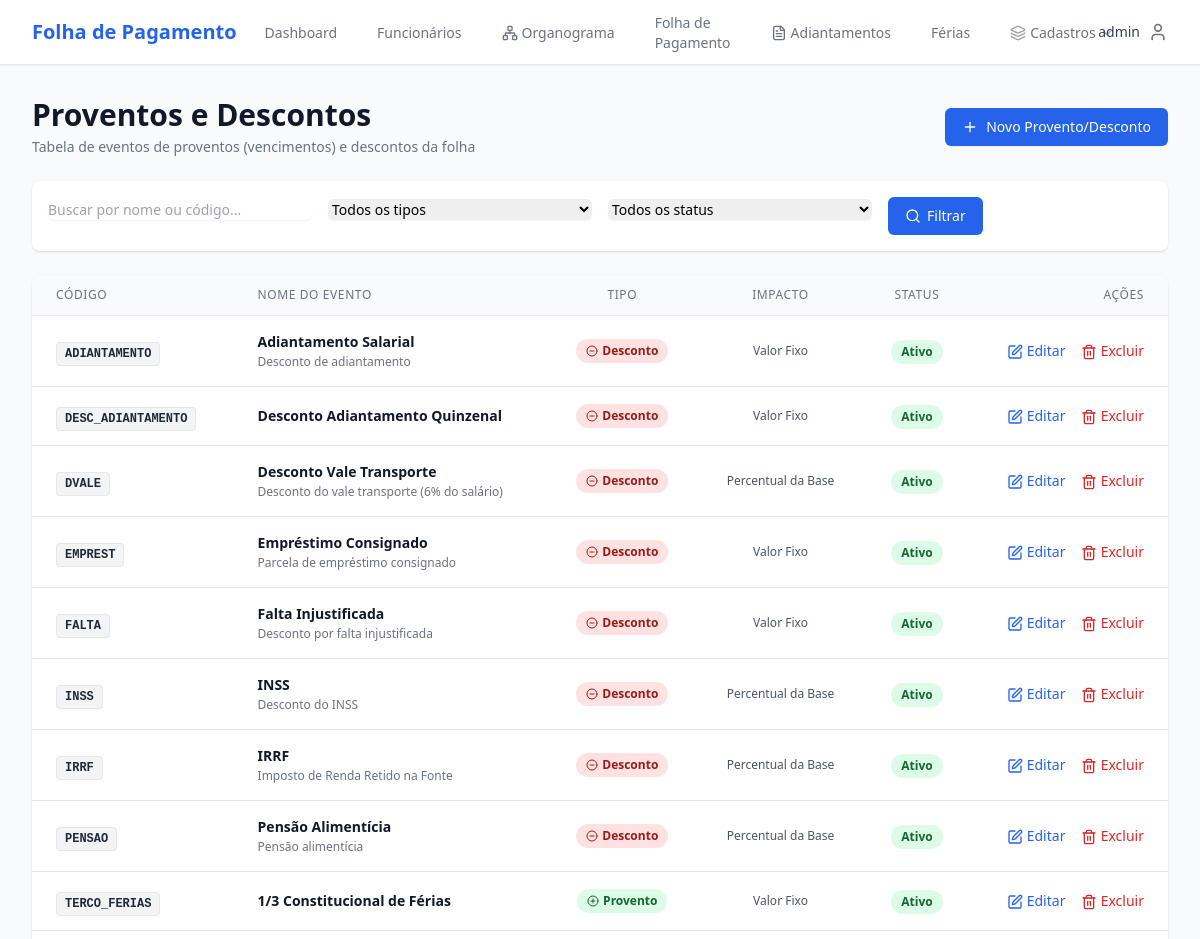
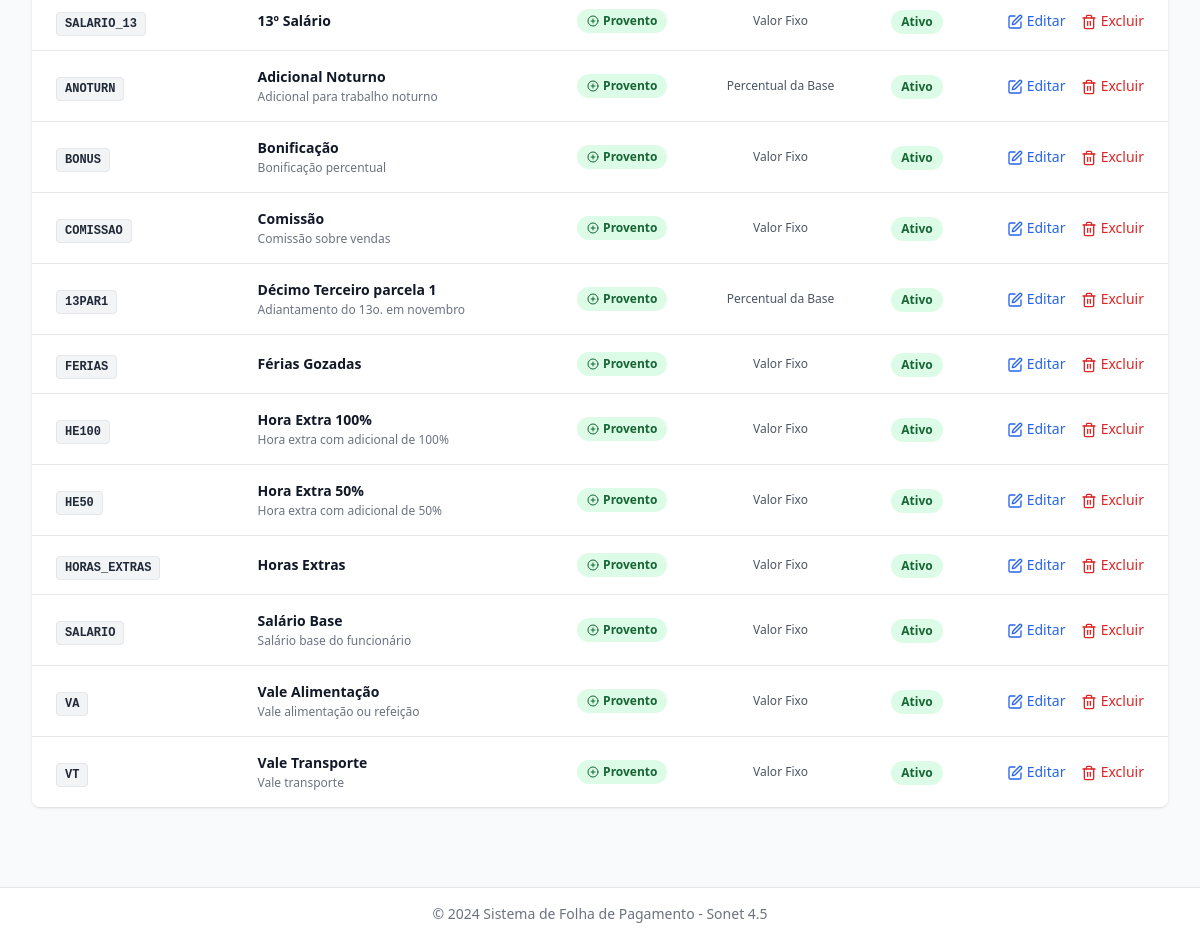
The app's page /proventos-descontos/ (signed in) with its own data (2 pictures, top to bottom).
### core/models.py (models this page shows, shortened)
class TimeStampedModel(models.Model):
    created_at = models.DateTimeField('Criado em', auto_now_add=True)
    updated_at = models.DateTimeField('Atualizado em', auto_now=True)
    class Meta:
        abstract = True

class ProventoDesconto(TimeStampedModel):
    TIPO_CHOICES = [
        ('P', 'Provento'),
        ('D', 'Desconto'),
    ]
    IMPACTO_CHOICES = [
        ('F', 'Valor Fixo'),
        ('P', 'Percentual da Base'),
    ]
    nome = models.CharField('Nome', max_length=100, unique=True)
    codigo_referencia = models.CharField(
        'Código de Referência',
        max_length=20,
        unique=True,
        help_text='Código para integração com sistemas contábeis'
    )
    tipo = models.CharField('Tipo', max_length=1, choices=TIPO_CHOICES)
    impacto = models.CharField('Impacto', max_length=1, choices=IMPACTO_CHOICES)
    descricao = models.TextField('Descrição', blank=True)
    ativo = models.BooleanField('Ativo', default=True)
    class Meta:
        verbose_name = 'Provento/Desconto'
        verbose_name_plural = 'Proventos/Descontos'
        ordering = ['tipo', 'nome']

### core/views.py (the view)
# urls.py: path('proventos-descontos/', views.provento_desconto_list, name='provento_desconto_list'),
@login_required
def provento_desconto_list(request):
    busca = request.GET.get('busca', '')
    tipo_filter = request.GET.get('tipo', '')
    status_filter = request.GET.get('status', '')
    itens = ProventoDesconto.objects.all()
    if busca:
        itens = itens.filter(Q(nome__icontains=busca) | Q(codigo_referencia__icontains=busca) | Q(descricao__icontains=busca))
    if tipo_filter:
        itens = itens.filter(tipo=tipo_filter)
    if status_filter == 'ativo':
        itens = itens.filter(ativo=True)
    elif status_filter == 'inativo':
        itens = itens.filter(ativo=False)
    context = {
        'itens': itens,
        'busca': busca,
        'tipo_filter': tipo_filter,
        'status_filter': status_filter,
    }
    return render(request, 'core/provento_desconto_list.html', context)

### templates/core/provento_desconto_list.html (shortened to what this page needs)
{% extends 'base.html' %}
{% block content %}
<div class="space-y-6">
    <div class="flex flex-col sm:flex-row justify-between items-start sm:items-center gap-4">
        <div>
            <h1 class="text-3xl font-bold text-gray-900">Proventos e Descontos</h1>
            <p class="mt-1 text-sm text-gray-500">Tabela de eventos de proventos (vencimentos) e descontos da folha</p>
        </div>
        <a href="{% url 'core:provento_desconto_create' %}" class="inline-flex items-center px-4 py-2 border border-transparent text-sm font-medium rounded-md shadow-sm text-white bg-blue-600 hover:bg-blue-700">
            <i data-lucide="plus" class="w-4 h-4 mr-2"></i>
            Novo Provento/Desconto
        </a>
    </div>
    <div class="bg-white shadow rounded-lg p-4">
        <form method="get" class="grid grid-cols-1 sm:grid-cols-4 gap-4">
            <div>
                <input type="text" name="busca" value="{{ busca }}" placeholder="Buscar por nome ou código..."
                       class="w-full rounded-md border-gray-300 shadow-sm focus:border-blue-500 focus:ring-blue-500 text-sm">
            </div>
            <div>
                <select name="tipo" class="w-full rounded-md border-gray-300 shadow-sm focus:border-blue-500 focus:ring-blue-500 text-sm">
                    <option value="">Todos os tipos</option>
                </select>
            </div>
            <div>
                <select name="status" class="w-full rounded-md border-gray-300 shadow-sm focus:border-blue-500 focus:ring-blue-500 text-sm">
                    <option value="">Todos os status</option>
                </select>
            </div>
            <div class="flex gap-2">
                <button type="submit" class="inline-flex items-center px-4 py-2 border border-transparent text-sm font-medium rounded-md text-white bg-blue-600 hover:bg-blue-700">
                    <i data-lucide="search" class="w-4 h-4 mr-1.5"></i>
                    Filtrar
                </button>
            </div>
        </form>
    </div>
    <div class="bg-white shadow rounded-lg overflow-hidden">
        <table class="min-w-full divide-y divide-gray-200">
            <thead class="bg-gray-50">
                <tr>
                    <th class="px-6 py-3 text-left text-xs font-medium text-gray-500 uppercase tracking-wider">Código</th>
                    <th class="px-6 py-3 text-left text-xs font-medium text-gray-500 uppercase tracking-wider">Nome do Evento</th>
                    <th class="px-6 py-3 text-center text-xs font-medium text-gray-500 uppercase tracking-wider">Tipo</th>
                    <th class="px-6 py-3 text-center text-xs font-medium text-gray-500 uppercase tracking-wider">Impacto</th>
                    <th class="px-6 py-3 text-center text-xs font-medium text-gray-500 uppercase tracking-wider">Status</th>
                    <th class="px-6 py-3 text-right text-xs font-medium text-gray-500 uppercase tracking-wider">Ações</th>
                </tr>
            </thead>
            <tbody class="bg-white divide-y divide-gray-200">
                {% for item in itens %}
                <tr class="hover:bg-gray-50">
                    <td class="px-6 py-4 whitespace-nowrap">
                        <span class="px-2 py-1 font-mono text-xs font-semibold rounded bg-gray-100 text-gray-800 border border-gray-200">
                            {{ item.codigo_referencia }}
                        </span>
                    </td>
                    <td class="px-6 py-4">
                        <div class="text-sm font-semibold text-gray-900">{{ item.nome }}</div>
                        {% if item.descricao %}
                        <div class="text-xs text-gray-500 mt-0.5">{{ item.descricao }}</div>
                        {% endif %}
                    </td>
                    <td class="px-6 py-4 whitespace-nowrap text-center">
                        {% if item.tipo == 'P' %}
                            <span class="px-2.5 py-0.5 inline-flex text-xs leading-5 font-semibold rounded-full bg-green-100 text-green-800">
                                <i data-lucide="plus-circle" class="w-3 h-3 mr-1 self-center"></i> Provento
                            </span>
                        {% else %}
                            <span class="px-2.5 py-0.5 inline-flex text-xs leading-5 font-semibold rounded-full bg-red-100 text-red-800">
                                <i data-lucide="minus-circle" class="w-3 h-3 mr-1 self-center"></i> Desconto
                            </span>
                        {% endif %}
                    </td>
                    <td class="px-6 py-4 whitespace-nowrap text-center text-xs font-medium text-gray-600">
                        {{ item.get_impacto_display }}
                    </td>
                    <td class="px-6 py-4 whitespace-nowrap text-center">
                        {% if item.ativo %}
                            <span class="px-2.5 py-0.5 inline-flex text-xs leading-5 font-semibold rounded-full bg-green-100 text-green-800">
                                Ativo
                            </span>
                        {% else %}
                            <span class="px-2.5 py-0.5 inline-flex text-xs leading-5 font-semibold rounded-full bg-red-100 text-red-800">
                                Inativo
                            </span>
                        {% endif %}
                    </td>
                    <td class="px-6 py-4 whitespace-nowrap text-right text-sm font-medium">
                        <a href="{% url 'core:provento_desconto_update' item.pk %}" class="text-blue-600 hover:text-blue-900 mr-3">
                            <i data-lucide="edit" class="w-4 h-4 inline"></i> Editar
                        </a>
                        <a href="{% url 'core:provento_desconto_delete' item.pk %}" class="text-red-600 hover:text-red-900">
                            <i data-lucide="trash-2" class="w-4 h-4 inline"></i> Excluir
                        </a>
                    </td>
                </tr>
                {% endfor %}
            </tbody>
        </table>
    </div>
</div>
{% endblock %}

### templates/base.html (shortened to what this page needs)
{% load static %}
<!DOCTYPE html>
<html lang="pt-BR">
<head>
    <script src="https://cdn.tailwindcss.com"></script>
</head>
<body class="bg-gray-50 min-h-screen">
    <nav class="bg-white shadow-sm border-b border-gray-200">
        <div class="max-w-7xl mx-auto px-4 sm:px-6 lg:px-8">
            <div class="flex justify-between h-16">
                <div class="flex">
                    <div class="flex-shrink-0 flex items-center">
                        <h1 class="text-xl font-bold text-blue-600">Folha de Pagamento</h1>
                    </div>
                    <div class="hidden sm:ml-6 sm:flex sm:space-x-8">
                        <a href="{% url 'core:dashboard' %}" class="border-transparent text-gray-500 hover:border-gray-300 hover:text-gray-700 inline-flex items-center px-1 pt-1 border-b-2 text-sm font-medium">
                            Dashboard
                        </a>
                        <a href="{% url 'funcionarios:list' %}" class="border-transparent text-gray-500 hover:border-gray-300 hover:text-gray-700 inline-flex items-center px-1 pt-1 border-b-2 text-sm font-medium">
                            Funcionários
                        </a>
                        <a href="{% url 'funcionarios:organograma' %}" class="border-transparent text-gray-500 hover:border-gray-300 hover:text-gray-700 inline-flex items-center px-1 pt-1 border-b-2 text-sm font-medium">
                            <i data-lucide="network" class="w-4 h-4 mr-1"></i>
                            Organograma
                        </a>
                        <a href="{% url 'folha:list' %}" class="border-transparent text-gray-500 hover:border-gray-300 hover:text-gray-700 inline-flex items-center px-1 pt-1 border-b-2 text-sm font-medium">
                            Folha de Pagamento
                        </a>
                        <a href="{% url 'funcionarios:adiantamento_list' %}" class="border-transparent text-gray-500 hover:border-gray-300 hover:text-gray-700 inline-flex items-center px-1 pt-1 border-b-2 text-sm font-medium">
                            <i data-lucide="file-text" class="w-4 h-4 mr-1"></i>
                            Adiantamentos
                        </a>
                        <a href="{% url 'funcionarios:ferias_list' %}" class="border-transparent text-gray-500 hover:border-gray-300 hover:text-gray-700 inline-flex items-center px-1 pt-1 border-b-2 text-sm font-medium">
                            Férias
                        </a>
                        <div class="relative inline-flex items-center" x-data="{ openCadastros: false }">
                            <button @click="openCadastros = !openCadastros" type="button" class="border-transparent text-gray-500 hover:border-gray-300 hover:text-gray-700 inline-flex items-center px-1 pt-1 border-b-2 text-sm font-medium focus:outline-none">
                                <i data-lucide="layers" class="w-4 h-4 mr-1 text-gray-400"></i>
                                Cadastros
                                <i data-lucide="chevron-down" class="w-3.5 h-3.5 ml-1 text-gray-400"></i>
                            </button>
                        </div>
                    </div>
                </div>
                <div class="flex items-center">
                    {% if user.is_authenticated %}
                        <div class="ml-3 relative" x-data="{ open: false }">
                            <button @click="open = !open" class="flex items-center text-sm focus:outline-none focus:ring-2 focus:ring-offset-2 focus:ring-blue-500 rounded-full">
                                <span class="text-gray-700 mr-2">{{ user.username }}</span>
                                <i data-lucide="user" class="w-5 h-5 text-gray-500"></i>
                            </button>
                        </div>
                    {% endif %}
                </div>
            </div>
        </div>
    </nav>
    <main class="max-w-7xl mx-auto px-4 sm:px-6 lg:px-8 py-8">
        {% block content %}{% endblock %}
    </main>
    <footer class="bg-white border-t border-gray-200 mt-12">
        <div class="max-w-7xl mx-auto px-4 sm:px-6 lg:px-8 py-4">
            <p class="text-center text-sm text-gray-500">
                © 2024 Sistema de Folha de Pagamento - Sonet 4.5
            </p>
        </div>
    </footer>
</body>
</html>

### records on screen
ProventoDesconto: codigo_referencia "ADIANTAMENTO", nome "Adiantamento Salarial", descricao "Desconto de adiantamento", tipo "D" (drawn), impacto "Valor Fixo", ativo "Ativo"
ProventoDesconto: codigo_referencia "DESC_ADIANTAMENTO", nome "Desconto Adiantamento Quinzenal", tipo "D" (drawn), impacto "Valor Fixo", ativo "Ativo"
ProventoDesconto: codigo_referencia "DVALE", nome "Desconto Vale Transporte", descricao "Desconto do vale transporte (6% do salário)", tipo "D" (drawn), impacto "Percentual da Base", ativo "Ativo"
ProventoDesconto: codigo_referencia "EMPREST", nome "Empréstimo Consignado", descricao "Parcela de empréstimo consignado", tipo "D" (drawn), impacto "Valor Fixo", ativo "Ativo"
ProventoDesconto: codigo_referencia "FALTA", nome "Falta Injustificada", descricao "Desconto por falta injustificada", tipo "D" (drawn), impacto "Valor Fixo", ativo "Ativo"
ProventoDesconto: codigo_referencia "INSS", nome "INSS", descricao "Desconto do INSS", tipo "D" (drawn), impacto "Percentual da Base", ativo "Ativo"
ProventoDesconto: codigo_referencia "IRRF", nome "IRRF", descricao "Imposto de Renda Retido na Fonte", tipo "D" (drawn), impacto "Percentual da Base", ativo "Ativo"
ProventoDesconto: codigo_referencia "PENSAO", nome "Pensão Alimentícia", descricao "Pensão alimentícia", tipo "D" (drawn), impacto "Percentual da Base", ativo "Ativo"
ProventoDesconto: codigo_referencia "TERCO_FERIAS", nome "1/3 Constitucional de Férias", tipo "P" (drawn), impacto "Valor Fixo", ativo "Ativo"
ProventoDesconto: codigo_referencia "SALARIO_13", nome "13º Salário", tipo "P" (drawn), impacto "Valor Fixo", ativo "Ativo"
ProventoDesconto: codigo_referencia "ANOTURN", nome "Adicional Noturno", descricao "Adicional para trabalho noturno", tipo "P" (drawn), impacto "Percentual da Base", ativo "Ativo"
ProventoDesconto: codigo_referencia "BONUS", nome "Bonificação", descricao "Bonificação percentual", tipo "P" (drawn), impacto "Valor Fixo", ativo "Ativo"
ProventoDesconto: codigo_referencia "COMISSAO", nome "Comissão", descricao "Comissão sobre vendas", tipo "P" (drawn), impacto "Valor Fixo", ativo "Ativo"
ProventoDesconto: codigo_referencia "13PAR1", nome "Décimo Terceiro parcela 1", descricao "Adiantamento do 13o. em novembro", tipo "P" (drawn), impacto "Percentual da Base", ativo "Ativo"
ProventoDesconto: codigo_referencia "FERIAS", nome "Férias Gozadas", tipo "P" (drawn), impacto "Valor Fixo", ativo "Ativo"
ProventoDesconto: codigo_referencia "HE100", nome "Hora Extra 100%", descricao "Hora extra com adicional de 100%", tipo "P" (drawn), impacto "Valor Fixo", ativo "Ativo"
ProventoDesconto: codigo_referencia "HE50", nome "Hora Extra 50%", descricao "Hora extra com adicional de 50%", tipo "P" (drawn), impacto "Valor Fixo", ativo "Ativo"
ProventoDesconto: codigo_referencia "HORAS_EXTRAS", nome "Horas Extras", tipo "P" (drawn), impacto "Valor Fixo", ativo "Ativo"
ProventoDesconto: codigo_referencia "SALARIO", nome "Salário Base", descricao "Salário base do funcionário", tipo "P" (drawn), impacto "Valor Fixo", ativo "Ativo"
ProventoDesconto: codigo_referencia "VA", nome "Vale Alimentação", descricao "Vale alimentação ou refeição", tipo "P" (drawn), impacto "Valor Fixo", ativo "Ativo"
ProventoDesconto: codigo_referencia "VT", nome "Vale Transporte", descricao "Vale transporte", tipo "P" (drawn), impacto "Valor Fixo", ativo "Ativo"

### other values on screen
{{ user.username }} "admin"
